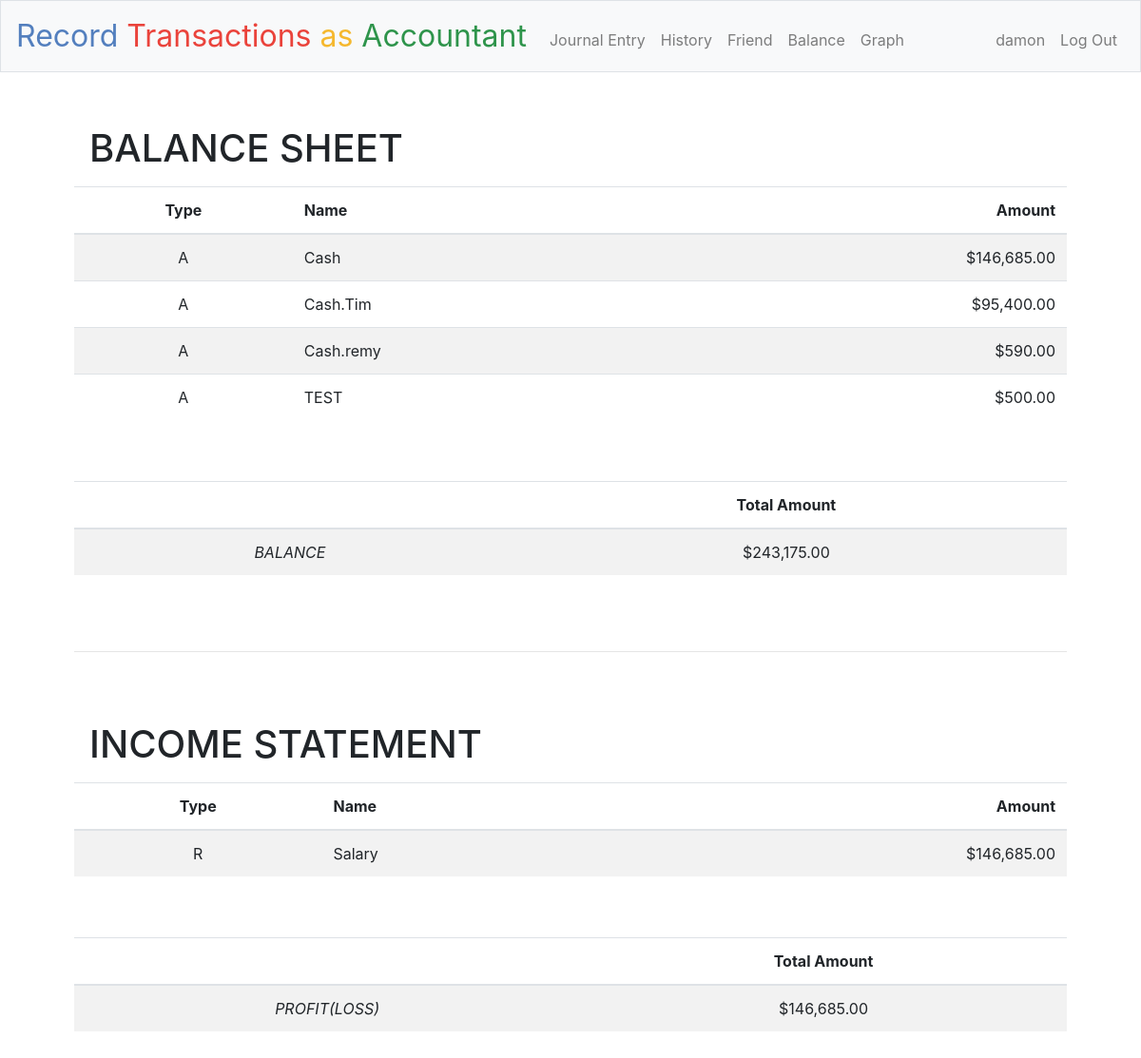
The app's page / (signed in), older data.
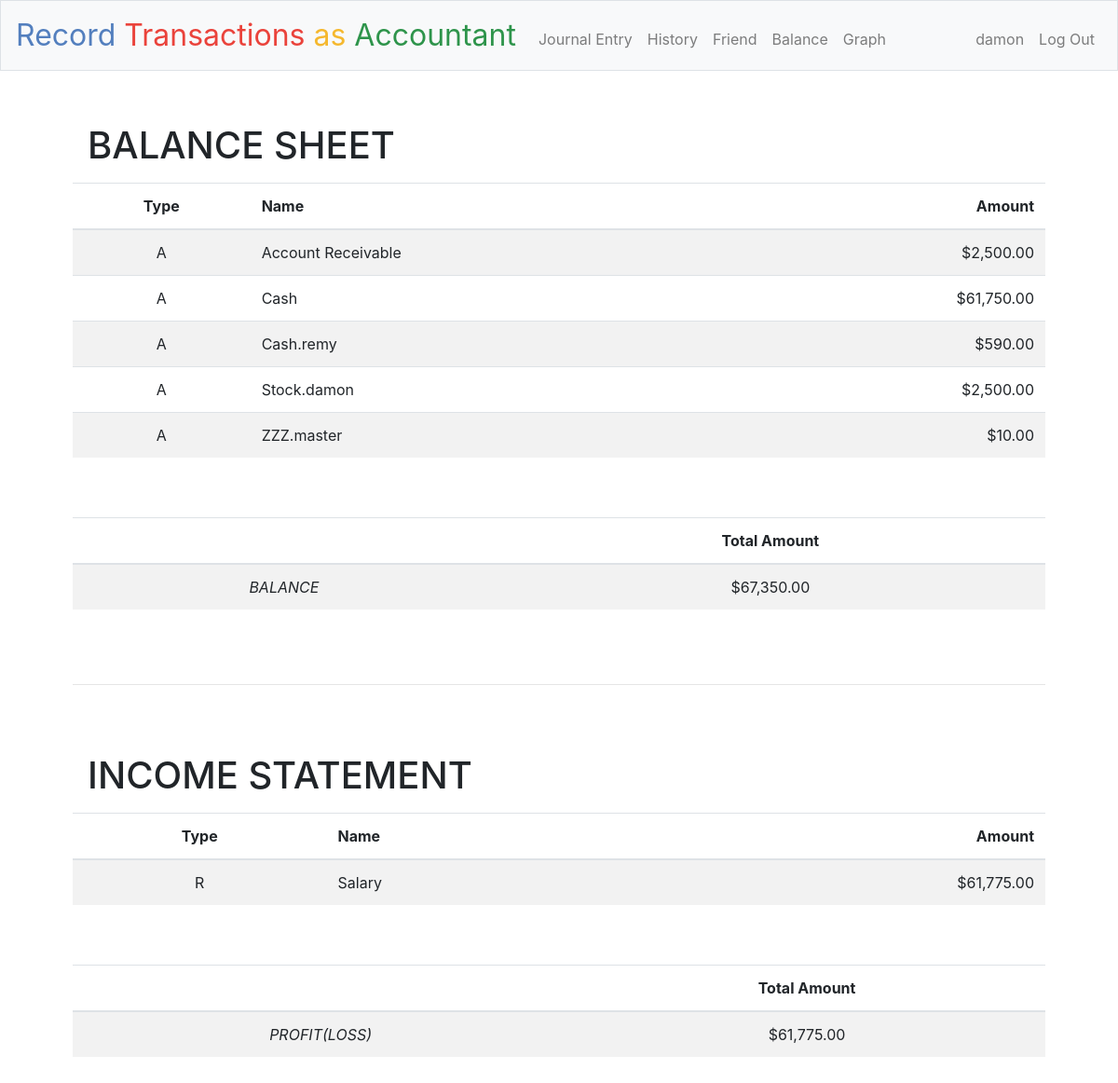
The same page, newer data.
### tables this page shows
CREATE TABLE account (
    id integer primary KEY,
    user_id integer not null,
    type text not null,
    name text not null,
    share text,
    sharestatus text,
    note text,
    initial numeric default 0,
    amount numeric default 0,
    FOREIGN KEY(user_id) REFERENCES users(id)
);

### application.py (the view)
@app.route("/")
@login_required
def index():
    A_balances, L_balances, R_balances, E_balances, balance, profit = allaccount_gt0()
    return render_template("index.html", A_balances=A_balances, L_balances=L_balances, R_balances=R_balances, E_balances=E_balances, balance=balance, profit=profit)

### application.py (called while the page is built)
@app.after_request
def after_request(response):
    response.headers["Cache-Control"] = "no-cache, no-store, must-revalidate"
    response.headers["Expires"] = 0
    response.headers["Pragma"] = "no-cache"
    return response

def allaccount_gt0():
    rows = db.execute("""
        SELECT id, type, name, amount, note, share, sharestatus
        FROM account
        WHERE user_id = :user_id
        GROUP by name
        HAVING amount > 0;
    """, user_id=session["user_id"])
    A_balances, L_balances, R_balances, E_balances, balance, profit = accountformat(rows)
    return (A_balances, L_balances, R_balances, E_balances, balance, profit)

### helpers.py (called while the page is built, shortened)
def login_required(f):
    @wraps(f)
    def decorated_function(*args, **kwargs):
        if session.get("user_id") is None:
            return redirect("/login")
        return f(*args, **kwargs)
    return decorated_function

def usd(value):
    return f"${value:,.2f}"

### templates/index.html (shortened to what this page needs)
{% extends "layout.html" %}
{% block main %}
    <h1 class="navbar navbar-expand-md navbar-light">BALANCE SHEET</h1>
    <table class="table table-striped">
        <thead>
            <tr>
                <th>Type</th>
                <th id="name">Name</th>
                <th id="amount">Amount</th>
            </tr>
        </thead>
        <tbody>
            {% for A_balance in A_balances %}
            <tr>
                <td>{{A_balance["type"]}}</td>
                <td id="name">{{A_balance["name"]}}</td>
                <td id="amount">{{A_balance["amount"]}}</td>
            </tr>
            {% endfor %}
        </tbody>
    </table>
    <br></br>
    <table class="table table-striped">
        <thead>
            <tr>
                <th colspan="4"></th>
                <th>Total Amount</th>
            </tr>
        </thead>
        <tbody>
            <tr>
                <td colspan="4"><em>BALANCE</em></td>
                <td>{{balance}}</td>
            </tr>
        </tbody>
    </table>
    <br></br>
    <hr class="style-one-line" />
    <br></br>
    <h1 class="navbar navbar-expand-md navbar-light">INCOME STATEMENT</h1>
    <table class="table table-striped">
        <thead>
            <tr>
                <th>Type</th>
                <th id="name">Name</th>
                <th id="amount">Amount</th>
            </tr>
        </thead>
        <tbody>
            {% for R_balance in R_balances %}
            <tr>
                <td>{{R_balance["type"]}}</td>
                <td id="name">{{R_balance["name"]}}</td>
                <td id="amount">{{R_balance["amount"]}}</td>
            </tr>
            {% endfor %}
        </tbody>
    </table>
    <br></br>
    <table class="table table-striped">
        <thead>
            <tr>
                <th colspan="4"></th>
                <th>Total Amount</th>
            </tr>
        </thead>
        <tbody>
            <tr>
                <td colspan="4"><em>PROFIT(LOSS)</em></td>
                <td>{{profit}}</td>
            </tr>
        </tbody>
    </table>
{% endblock %}

Row changes from the older to the newer data that the page shows:
removed account: type "A", name "Cash.Tim", amount "$95,400.00", shown under "BALANCE SHEET"
removed account: type "A", name "TEST", amount "$500.00", shown under "BALANCE SHEET"
now on this page (row unchanged): account: type "A", name "Account Receivable", amount "$2,500.00", shown under "BALANCE SHEET"
changed account "Cash": amount "$146,685.00" → "$61,750.00"
added account: type "A", name "Stock.damon", amount "$2,500.00", shown under "BALANCE SHEET"
added account: type "A", name "ZZZ.master", amount "$10.00", shown under "BALANCE SHEET"
changed account "Salary": amount "$146,685.00" → "$61,775.00"
Text that changed along with them:
{{ balance }}: "$243,175.00" → "$67,350.00"
{{ profit }}: "$146,685.00" → "$61,775.00"
